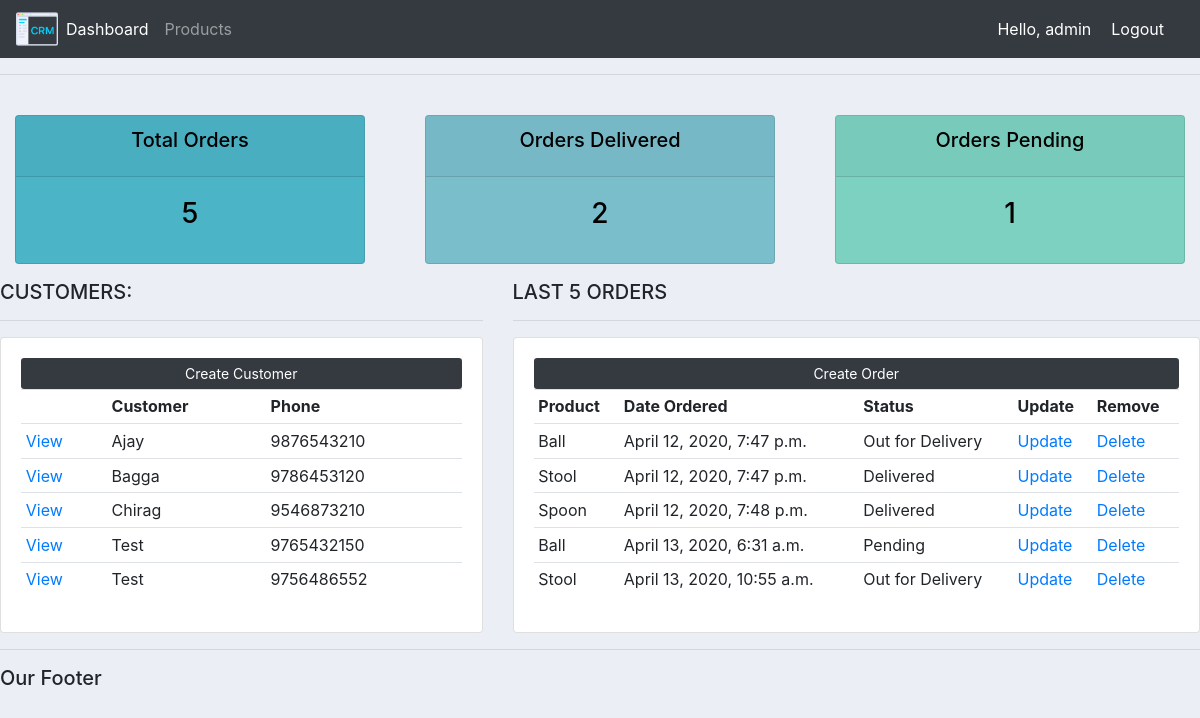
The app's page / (signed in) with its own data.
### accounts/models.py (models this page shows, shortened)
class Customer(models.Model):
    user = models.OneToOneField(User, null=True, on_delete=models.CASCADE)
    name = models.CharField(max_length=50, null=False)
    phone = models.BigIntegerField(null=False)
    email = models.EmailField(null=True)
    profile_pic = models.ImageField(default='default_profile_pic.png', null=True, blank=True, upload_to=upload_photo_and_rename)
    date_created = models.DateTimeField(auto_now_add=True)

class Order(models.Model):
    STATUS = (
        ('Pending', 'Pending'),
        ('Out for Delivery', "Out for Delivery"),
        ('Delivered', 'Delivered')
    )
    customer = models.ForeignKey(Customer, null=True, on_delete=models.SET_NULL, related_name='customer_orders')
    product = models.ForeignKey(Product, null=True, on_delete=models.SET_NULL, related_name='product_orders')
    date_created = models.DateTimeField(auto_now_add=True)
    status = models.CharField(choices=STATUS, null=False, max_length=50)

class Product(models.Model):
    name = models.CharField(max_length=50, null=False)
    price = models.FloatField(null=False)
    CATEGORY = (
        ('Indoor', 'Indoor'),
        ('Outdoor', 'Outdoor')
    )
    category = models.CharField(max_length=50, null=True, choices=CATEGORY)
    description = models.CharField(max_length=200, null=True)
    date_created = models.DateTimeField(auto_now_add=True)
    tags = models.ManyToManyField(Tag, related_name='tag_set')
    def __str__(self):
        return self.name

### accounts/decorators.py (the view)
        def wrapper_func(request, *args, **kwargs):
            user_groups = None
            access = False
            if request.user.groups.exists():
                user_groups = request.user.groups.all()
                user_groups_name = []
                for user_group in user_groups:
                    user_groups_name.append(user_group.name)
                    if user_group.name in allowed_roles:
                        access = True
            if access == True:
                return view_func(request, *args, **kwargs)
            else:
                return HttpResponse("Sorry! You are not authorized to view this page!")

### accounts/views.py (called while the page is built)
@login_required(login_url='login')
@authorized_users(allowed_roles = ['admin', 'customer'])
@admin_only
def home(request):
    customer_count = Customer.objects.count()
    customers = Customer.objects.all()
    orders = Order.objects.all()
    order_count = Order.objects.count()
    delivered_order_count = Order.objects.filter(status='Delivered').count()
    pending_order_count = Order.objects.filter(status='Pending').count()
    context = {
        'customer_count': customer_count,
        'customers': customers,
        'orders': orders,
        'order_count': order_count,
        'delivered_order_count': delivered_order_count,
        'pending_order_count': pending_order_count
    }
    return render(request, 'dashboard.html', context=context)

### accounts/templates/dashboard.html (shortened to what this page needs)
{% extends 'main.html' %}
{% block content %}
{% include 'status.html' %}
<div class="row">
    <div class="col-md-5">
        <h5> CUSTOMERS: </h5>
        <hr>
        <div class="card card-body">
            <a class="btn btn-sm btn-block bg-dark" style="color: white;"  href=""> Create Customer </a>
            <table class="table table-sm">
                <tr>
                    <th></th>
                    <th>Customer</th>
                    <th>Phone</th>
                </tr>
                {% if customer_count > 0 %}
                {% for customer in customers %}
                <tr>
                    <td><a href="{% url 'customer' customer.id %}">View</a></td>
                    <td>{{customer.name}}</td>
                    <td>{{customer.phone}}</td>
                </tr>
                {% endfor %}
                {% else %}
                <tr>
                    <td>NULL</td>
                    <td>NULL</td>
                    <td>NULL</td>
                </tr>
                {% endif %}
            </table>
        </div>
    </div>
    <div class="col-md-7">
        <h5> LAST 5 ORDERS </h5>
        <hr>
        <div class="card card-body">
            <a class="btn btn-sm btn-block bg-dark" style="color: white;"  href="{% url 'create_order' %}"> Create Order </a>
            <table class="table table-sm">
                <tr>
                    <th>Product</th>
                    <th>Date Ordered</th>
                    <th>Status</th>
                    <th>Update</th>
                    <th>Remove</th>
                </tr>
                {% if order_count > 0 %}
                {% for order in orders %}
                <tr>
                    <td>{{order.product}}</td>
                    <td>{{order.date_created}}</td>
                    <td>{{order.status}}</td>
                    <td><a href="{% url 'update_order' order.id %}">Update</a></td>
                    <td><a href="{% url 'delete_order' order.id %}">Delete</a></td>
                </tr>
                {% endfor %}
                {% endif %}
            </table>
        </div>
    </div>
</div>
{% endblock %}

### accounts/templates/navbar.html (shortened to what this page needs)
{% load static %}
<nav class="navbar navbar-expand-lg navbar navbar-dark bg-dark">
    <img src="{% static 'images/logo.png' %}" href="" alt="Image" height="42" width="42">
    <div class="collapse navbar-collapse" id="navbarNav">
      {% if request.user.is_staff %}
      <ul class="navbar-nav">
        <li class="nav-item active">
          <a class="nav-link" href="{% url 'home' %}">Dashboard<span class="sr-only">(current)</span></a>
        </li>
        <li class="nav-item">
          <a class="nav-link" href="{% url 'products' %}">Products</a>
        </li>
      </ul>
      {% else %}
      <ul class="navbar-nav">
       <li class="nav-item">
        <a class="nav-link" href="{% url 'account' %}">Settings</a>
       </li>
      </ul>
      {% endif %}
    </div>
    <span class ="hello-msg">Hello, {{request.user}}</span>
    <span><a class="hello-msg" href="{% url 'logout' %}">Logout</a></span>
  </nav>

### accounts/static/css/main.css (style rules this page uses)
body { background-color: #ebeff5; }

### accounts/templates/navbar.html (style rules this page uses)
.hello-msg { font: 18px; color: white; margin-right: 20px; }

### records on screen
Customer: name "Ajay", phone "9876543210"
Customer: name "Bagga", phone "9786453120"
Customer: name "Chirag", phone "9546873210"
Customer: name "Test", phone "9765432150"
Customer: name "Test", phone "9756486552"
Order: product "Ball", date_created "April 12, 2020, 7:47 p.m.", status "Out for Delivery"
Order: product "Stool", date_created "April 12, 2020, 7:47 p.m.", status "Delivered"
Order: product "Spoon", date_created "April 12, 2020, 7:48 p.m.", status "Delivered"
Order: product "Ball", date_created "April 13, 2020, 6:31 a.m.", status "Pending"
Order: product "Stool", date_created "April 13, 2020, 10:55 a.m.", status "Out for Delivery"

### other values on screen
{{ request.user }} "admin"
{{ order_count }} "5"
{{ delivered_order_count }} "2"
{{ pending_order_count }} "1"
